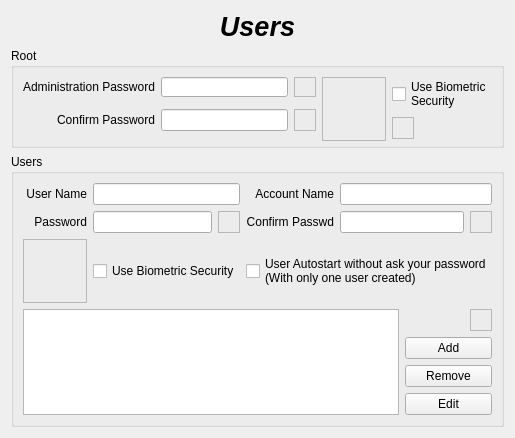
          <widget class="QWidget" name="PUsers">
           <layout class="QGridLayout" name="gridLayout_16">
            <item row="0" column="0">
             <widget class="QLabel" name="LUsersTitle">
              <property name="maximumSize">
               <size>
                <width>16777215</width>
                <height>50</height>
               </size>
              </property>
              <property name="font">
               <font>
                <pointsize>20</pointsize>
                <weight>75</weight>
                <italic>true</italic>
                <bold>true</bold>
               </font>
              </property>
              <property name="text">
               <string>Users</string>
              </property>
              <property name="alignment">
               <set>Qt::AlignCenter</set>
              </property>
             </widget>
            </item>
            <item row="1" column="0">
             <widget class="QGroupBox" name="GBUsersRoot">
              <property name="maximumSize">
               <size>
                <width>16777215</width>
                <height>100</height>
               </size>
              </property>
              <property name="title">
               <string>Root</string>
              </property>
              <layout class="QGridLayout" name="gridLayout_17">
               <item row="0" column="0">
                <widget class="QLabel" name="LRootPasswd1">
                 <property name="text">
                  <string>Administration Password</string>
                 </property>
                </widget>
               </item>
               <item row="0" column="1">
                <widget class="QLineEdit" name="LERootPasswd1">
                 <property name="maxLength">
                  <number>12</number>
                 </property>
                 <property name="echoMode">
                  <enum>QLineEdit::Password</enum>
                 </property>
                </widget>
               </item>
               <item row="0" column="2">
                <widget class="QFrame" name="FStrenghtRoot1">
                 <property name="minimumSize">
                  <size>
                   <width>16</width>
                   <height>16</height>
                  </size>
                 </property>
                 <property name="maximumSize">
                  <size>
                   <width>22</width>
                   <height>22</height>
                  </size>
                 </property>
                 <property name="frameShape">
                  <enum>QFrame::StyledPanel</enum>
                 </property>
                 <property name="frameShadow">
                  <enum>QFrame::Raised</enum>
                 </property>
                </widget>
               </item>
               <item row="0" column="3" rowspan="3">
                <widget class="QFrame" name="FBioRoot">
                 <property name="minimumSize">
                  <size>
                   <width>64</width>
                   <height>64</height>
                  </size>
                 </property>
                 <property name="maximumSize">
                  <size>
                   <width>64</width>
                   <height>64</height>
                  </size>
                 </property>
                 <property name="frameShape">
                  <enum>QFrame::StyledPanel</enum>
                 </property>
                 <property name="frameShadow">
                  <enum>QFrame::Raised</enum>
                 </property>
                </widget>
               </item>
               <item row="0" column="4" rowspan="2">
                <widget class="QCheckBox" name="CBBioRoot">
                 <property name="minimumSize">
                  <size>
                   <width>16</width>
                   <height>16</height>
                  </size>
                 </property>
                 <property name="text">
                  <string>Use Biometric
Security</string>
                 </property>
                </widget>
               </item>
               <item row="1" column="0" rowspan="2">
                <widget class="QLabel" name="LRootPasswd2">
                 <property name="text">
                  <string>Confirm Password</string>
                 </property>
                 <property name="alignment">
                  <set>Qt::AlignRight|Qt::AlignTrailing|Qt::AlignVCenter</set>
                 </property>
                </widget>
               </item>
               <item row="1" column="1" rowspan="2">
                <widget class="QLineEdit" name="LERootPasswd2">
                 <property name="maxLength">
                  <number>12</number>
                 </property>
                 <property name="echoMode">
                  <enum>QLineEdit::Password</enum>
                 </property>
                </widget>
               </item>
               <item row="1" column="2" rowspan="2">
                <widget class="QFrame" name="FStrenghtRoot2">
                 <property name="minimumSize">
                  <size>
                   <width>22</width>
                   <height>22</height>
                  </size>
                 </property>
                 <property name="maximumSize">
                  <size>
                   <width>22</width>
                   <height>22</height>
                  </size>
                 </property>
                 <property name="frameShape">
                  <enum>QFrame::StyledPanel</enum>
                 </property>
                 <property name="frameShadow">
                  <enum>QFrame::Raised</enum>
                 </property>
                </widget>
               </item>
               <item row="2" column="4">
                <widget class="QFrame" name="FRootUserInfo">
                 <property name="minimumSize">
                  <size>
                   <width>22</width>
                   <height>22</height>
                  </size>
                 </property>
                 <property name="maximumSize">
                  <size>
                   <width>22</width>
                   <height>22</height>
                  </size>
                 </property>
                 <property name="frameShape">
                  <enum>QFrame::StyledPanel</enum>
                 </property>
                 <property name="frameShadow">
                  <enum>QFrame::Raised</enum>
                 </property>
                </widget>
               </item>
              </layout>
             </widget>
            </item>
            <item row="2" column="0">
             <widget class="QGroupBox" name="GBUser">
              <property name="title">
               <string>Users</string>
              </property>
              <layout class="QGridLayout" name="gridLayout_18">
               <item row="0" column="0">
                <widget class="QLabel" name="LUser">
                 <property name="text">
                  <string>User Name</string>
                 </property>
                 <property name="alignment">
                  <set>Qt::AlignRight|Qt::AlignTrailing|Qt::AlignVCenter</set>
                 </property>
                </widget>
               </item>
               <item row="0" column="1" colspan="2">
                <widget class="QLineEdit" name="LEUser"/>
               </item>
               <item row="0" column="3">
                <widget class="QLabel" name="LAccount">
                 <property name="text">
                  <string>Account Name</string>
                 </property>
                 <property name="alignment">
                  <set>Qt::AlignRight|Qt::AlignTrailing|Qt::AlignVCenter</set>
                 </property>
                </widget>
               </item>
               <item row="0" column="4" colspan="3">
                <widget class="QLineEdit" name="LEAccount"/>
               </item>
               <item row="1" column="0">
                <widget class="QLabel" name="LPasswdUser1">
                 <property name="text">
                  <string>Password</string>
                 </property>
                 <property name="alignment">
                  <set>Qt::AlignRight|Qt::AlignTrailing|Qt::AlignVCenter</set>
                 </property>
                </widget>
               </item>
               <item row="1" column="1">
                <widget class="QLineEdit" name="LEPasswdUser1"/>
               </item>
               <item row="1" column="2">
                <widget class="QFrame" name="FStrenghtUser1">
                 <property name="minimumSize">
                  <size>
                   <width>22</width>
                   <height>22</height>
                  </size>
                 </property>
                 <property name="maximumSize">
                  <size>
                   <width>22</width>
                   <height>22</height>
                  </size>
                 </property>
                 <property name="frameShape">
                  <enum>QFrame::StyledPanel</enum>
                 </property>
                 <property name="frameShadow">
                  <enum>QFrame::Raised</enum>
                 </property>
                </widget>
               </item>
               <item row="1" column="3">
                <widget class="QLabel" name="LPasswdUser2">
                 <property name="text">
                  <string>Confirm Passwd</string>
                 </property>
                 <property name="alignment">
                  <set>Qt::AlignRight|Qt::AlignTrailing|Qt::AlignVCenter</set>
                 </property>
                </widget>
               </item>
               <item row="1" column="4" colspan="2">
                <widget class="QLineEdit" name="LEPasswdUser2"/>
               </item>
               <item row="1" column="6">
                <widget class="QFrame" name="FStrenghtUser2">
                 <property name="minimumSize">
                  <size>
                   <width>22</width>
                   <height>22</height>
                  </size>
                 </property>
                 <property name="maximumSize">
                  <size>
                   <width>22</width>
                   <height>22</height>
                  </size>
                 </property>
                 <property name="frameShape">
                  <enum>QFrame::StyledPanel</enum>
                 </property>
                 <property name="frameShadow">
                  <enum>QFrame::Raised</enum>
                 </property>
                </widget>
               </item>
               <item row="2" column="0">
                <widget class="QFrame" name="FBioUser">
                 <property name="minimumSize">
                  <size>
                   <width>64</width>
                   <height>64</height>
                  </size>
                 </property>
                 <property name="maximumSize">
                  <size>
                   <width>64</width>
                   <height>64</height>
                  </size>
                 </property>
                 <property name="frameShape">
                  <enum>QFrame::StyledPanel</enum>
                 </property>
                 <property name="frameShadow">
                  <enum>QFrame::Raised</enum>
                 </property>
                </widget>
               </item>
               <item row="2" column="1" colspan="2">
                <widget class="QCheckBox" name="CBBioUser">
                 <property name="text">
                  <string>Use Biometric Security</string>
                 </property>
                </widget>
               </item>
               <item row="2" column="3" colspan="4">
                <widget class="QCheckBox" name="CBAutologin">
                 <property name="text">
                  <string>User Autostart without ask your password 
(With only one user created)</string>
                 </property>
                </widget>
               </item>
               <item row="3" column="0" rowspan="4" colspan="5">
                <widget class="QListWidget" name="LWUserList">
                 <property name="iconSize">
                  <size>
                   <width>32</width>
                   <height>32</height>
                  </size>
                 </property>
                </widget>
               </item>
               <item row="3" column="6">
                <widget class="QFrame" name="FUserInfo">
                 <property name="minimumSize">
                  <size>
                   <width>22</width>
                   <height>22</height>
                  </size>
                 </property>
                 <property name="maximumSize">
                  <size>
                   <width>22</width>
                   <height>22</height>
                  </size>
                 </property>
                 <property name="frameShape">
                  <enum>QFrame::StyledPanel</enum>
                 </property>
                 <property name="frameShadow">
                  <enum>QFrame::Raised</enum>
                 </property>
                </widget>
               </item>
               <item row="4" column="5" colspan="2">
                <widget class="QPushButton" name="BAddUser">
                 <property name="text">
                  <string>Add</string>
                 </property>
                 <property name="icon">
                  <iconset>
                   <normaloff>../../../../../../home/clawlinux/usr/share/kademar/utils/cadi/img/list_add_user.png</normaloff>../../../../../../home/clawlinux/usr/share/kademar/utils/cadi/img/list_add_user.png</iconset>
                 </property>
                 <property name="iconSize">
                  <size>
                   <width>32</width>
                   <height>32</height>
                  </size>
                 </property>
                </widget>
               </item>
               <item row="5" column="5" colspan="2">
                <widget class="QPushButton" name="BRemoveUser">
                 <property name="text">
                  <string>Remove</string>
                 </property>
                 <property name="icon">
                  <iconset>
                   <normaloff>../../../../../../home/clawlinux/usr/share/kademar/utils/cadi/img/list-remove-user.png</normaloff>../../../../../../home/clawlinux/usr/share/kademar/utils/cadi/img/list-remove-user.png</iconset>
                 </property>
                 <property name="iconSize">
                  <size>
                   <width>32</width>
                   <height>32</height>
                  </size>
                 </property>
                </widget>
               </item>
               <item row="6" column="5" colspan="2">
                <widget class="QPushButton" name="BEditUser">
                 <property name="text">
                  <string>Edit</string>
                 </property>
                 <property name="icon">
                  <iconset>
                   <normaloff>../../../../../../home/clawlinux/usr/share/kademar/utils/cadi/img/user-properties.png</normaloff>../../../../../../home/clawlinux/usr/share/kademar/utils/cadi/img/user-properties.png</iconset>
                 </property>
                 <property name="iconSize">
                  <size>
                   <width>32</width>
                   <height>32</height>
                  </size>
                 </property>
                </widget>
               </item>
              </layout>
             </widget>
            </item>
           </layout>
          </widget>
